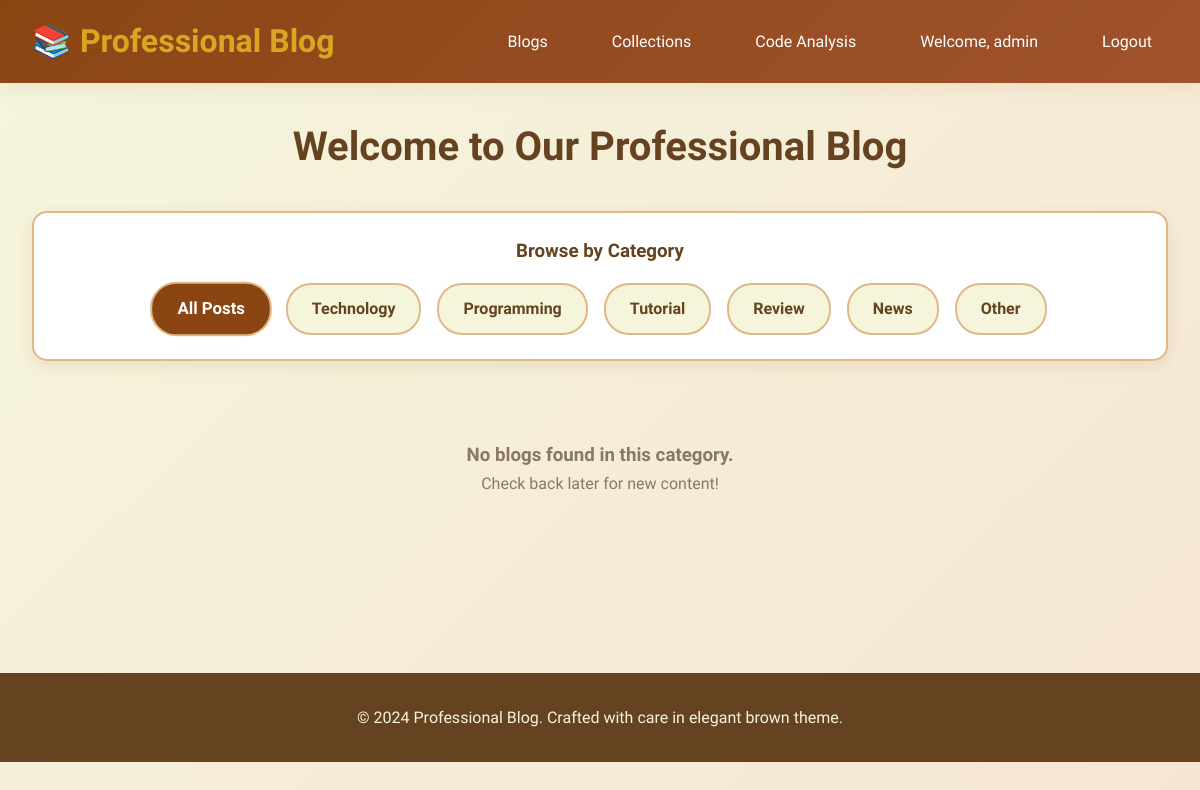
Before: /blogs/ (signed in) with the older database file.
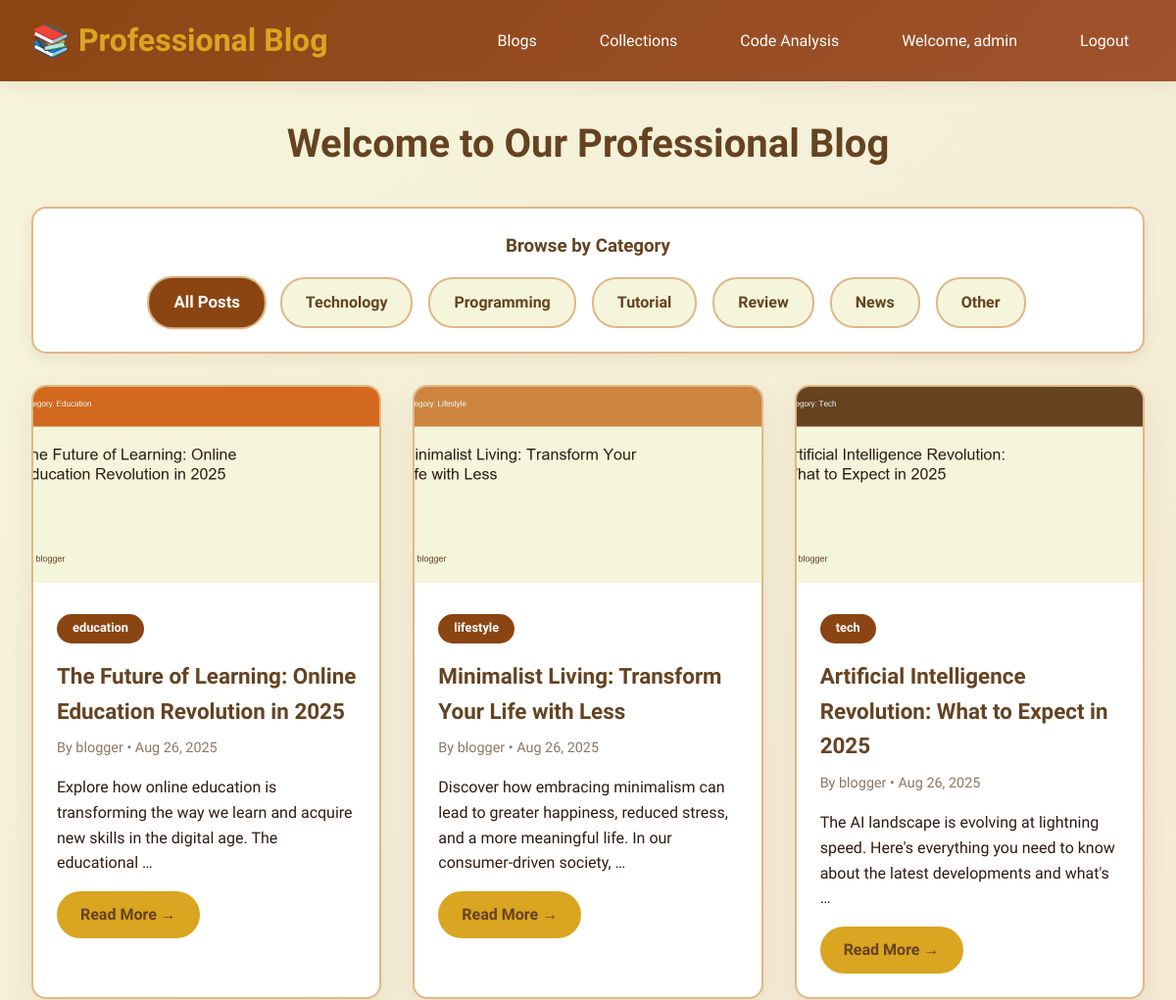
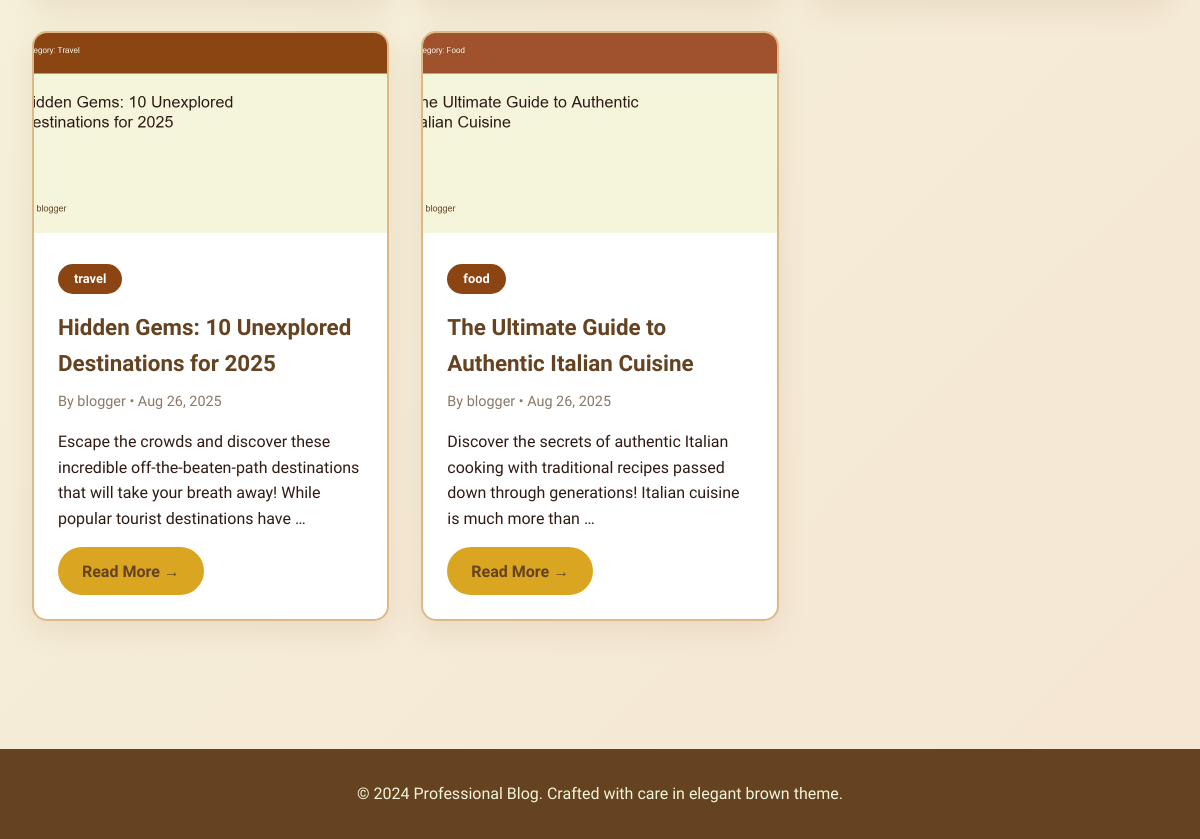
After: the same page with the newer database file (2 pictures, top to bottom).
### blogapp/models.py (models this page shows, shortened)
class Blog(models.Model):
    CATEGORY_CHOICES = [
        ('Technology', 'Technology'),
        ('Programming', 'Programming'),
        ('Tutorial', 'Tutorial'),
        ('Review', 'Review'),
        ('News', 'News'),
        ('Other', 'Other'),
    ]
    title = models.CharField(max_length=200)
    content = models.TextField()
    author = models.ForeignKey(User, on_delete=models.CASCADE)
    category = models.CharField(max_length=50, choices=CATEGORY_CHOICES, default='Other')
    created_at = models.DateTimeField(auto_now_add=True)
    updated_at = models.DateTimeField(auto_now=True)
    image = models.ImageField(upload_to='blog_images/', blank=True, null=True)

### blogapp/views.py (the view)
# urls.py: path('blogs/', views.blog_list, name='blog_list'),  # Blog list (requires auth)
@login_required
def blog_list(request):
    category = request.GET.get('category')
    blogs = Blog.objects.all().order_by('-created_at')
    if category:
        blogs = blogs.filter(category=category)
    for blog in blogs:
        if not blog.image:
            from .utils import generate_blog_image
            generated_image = generate_blog_image(blog.title, blog.category, blog.author.username)
            if generated_image:
                blog.image = generated_image
                blog.save()
    paginator = Paginator(blogs, 6)  # 6 blogs per page
    page_number = request.GET.get('page')
    page_obj = paginator.get_page(page_number)
    context = {
        'blogs': page_obj,
        'categories': Blog.CATEGORY_CHOICES,
        'current_category': category,
        'is_paginated': page_obj.has_other_pages(),
        'page_obj': page_obj,
    }
    return render(request, 'blog/blog_list.html', context)

### templates/blog/blog_list.html (shortened to what this page needs)
{% extends 'base.html' %}
{% load static %}
{% block content %}
<div class="hero-section">
    <h1 style="text-align: center; color: var(--dark-brown); margin-bottom: 2rem; font-size: 2.5rem;">
        Welcome to Our Professional Blog
    </h1>
</div>
<div class="category-filter">
    <h3 style="text-align: center; margin-bottom: 1rem; color: var(--dark-brown);">Browse by Category</h3>
    <div class="category-pills">
        <a href="{% url 'blog_list' %}" class="category-pill {% if not current_category %}active{% endif %}">
            All Posts
        </a>
        {% for category_key, category_name in categories %}
            <a href="{% url 'blog_list' %}?category={{ category_key }}"
               class="category-pill {% if current_category == category_key %}active{% endif %}">
                {{ category_name }}
            </a>
        {% endfor %}
    </div>
</div>
<div class="blog-grid">
    {% for blog in blogs %}
        <article class="blog-card">
            {% if blog.image %}
                <img src="{{ blog.image.url }}" alt="{{ blog.title }}" class="blog-image">
            {% else %}
                <div class="blog-image" style="background: linear-gradient(45deg, var(--light-brown), var(--cream)); display: flex; align-items: center; justify-content: center; color: var(--dark-brown); font-size: 1.2rem;">
                    📝 {{ blog.category }}
                </div>
            {% endif %}
            <div class="blog-content">
                <span class="blog-category">{{ blog.category }}</span>
                <h2 class="blog-title">{{ blog.title }}</h2>
                <div class="blog-meta">
                    By {{ blog.author.username }} • {{ blog.created_at|date:"M d, Y" }}
                </div>
                <p class="blog-excerpt">
                    {{ blog.content|truncatewords:20 }}
                </p>
                <a href="{% url 'blog_detail' blog.id %}" class="read-more">
                    Read More →
                </a>
            </div>
        </article>
    {% empty %}
        <div style="grid-column: 1/-1; text-align: center; padding: 3rem; color: var(--text-light);">
            <h3>No blogs found in this category.</h3>
            <p>Check back later for new content!</p>
        </div>
    {% endfor %}
</div>
{% endblock %}

### templates/base.html (shortened to what this page needs)
{% load static %}
<!DOCTYPE html>
<html lang="en">
<head>
    <link rel="stylesheet" href="{% static 'css/style.css' %}">
</head>
<body>
    <header class="header">
        <nav class="navbar">
            {% if user.is_authenticated %}
                <a href="{% url 'blog_list' %}" class="logo">📚 Professional Blog</a>
            {% else %}
                <a href="{% url 'home' %}" class="logo">📚 Professional Blog</a>
            {% endif %}
            <ul class="nav-links">
                {% if user.is_authenticated %}
                    <li><a href="{% url 'blog_list' %}">Blogs</a></li>
                    <li><a href="{% url 'collections' %}">Collections</a></li>
                    <li><a href="{% url 'code_analysis' %}">Code Analysis</a></li>
                    <li><a href="#">Welcome, {{ user.username }}</a></li>
                    <li><a href="{% url 'logout' %}">Logout</a></li>
                {% else %}
                    <li><a href="{% url 'home' %}">Home</a></li>
                    <li><a href="{% url 'login' %}">Login</a></li>
                    <li><a href="{% url 'register' %}">Register</a></li>
                {% endif %}
            </ul>
        </nav>
    </header>
    <main class="container">
        {% block content %}
        {% endblock %}
    </main>
    <footer class="footer">
        <p>&copy; 2024 Professional Blog. Crafted with care in elegant brown theme.</p>
    </footer>
</body>
</html>

### static/css/style.css (style rules this page uses)
:root { --primary-brown: #8B4513; --secondary-brown: #A0522D; --light-brown: #DEB887; --dark-brown: #654321; --cream: #F5F5DC; --beige: #F5E6D3; --accent-gold: #DAA520; --text-dark: #2F1B14; --text-light: #8B7765; --shadow: rgba(139, 69, 19, 0.1); }
* { margin: 0; padding: 0; box-sizing: border-box; }
body { font-family: 'Georgia', 'Times New Roman', serif; background: linear-gradient(135deg, var(--cream) 0%, var(--beige) 100%); color: var(--text-dark); line-height: 1.6; min-height: 100vh; }
.header { background: linear-gradient(135deg, var(--primary-brown) 0%, var(--secondary-brown) 100%); color: white; padding: 1rem 0; box-shadow: 0 4px 20px var(--shadow); position: sticky; top: 0; z-index: 100; }
.navbar { display: flex; justify-content: space-between; align-items: center; max-width: 1200px; margin: 0 auto; padding: 0 2rem; }
.logo { font-size: 2rem; font-weight: bold; color: var(--accent-gold); text-decoration: none; }
.nav-links { display: flex; list-style: none; gap: 2rem; }
.nav-links a { color: white; text-decoration: none; padding: 0.5rem 1rem; border-radius: 25px; transition: all 0.3s ease; }
.container { max-width: 1200px; margin: 0 auto; padding: 2rem; }
.blog-grid { display: grid; grid-template-columns: repeat(auto-fit, minmax(350px, 1fr)); gap: 2rem; margin: 2rem 0; }
.blog-card { background: white; border-radius: 15px; overflow: hidden; box-shadow: 0 10px 30px var(--shadow); transition: all 0.3s ease; border: 2px solid var(--light-brown); }
.blog-image { width: 100%; height: 200px; object-fit: cover; background: var(--light-brown); }
.blog-content { padding: 1.5rem; }
.blog-category { display: inline-block; padding: 0.3rem 1rem; background: var(--primary-brown); color: white; border-radius: 20px; font-size: 0.8rem; margin-bottom: 1rem; font-weight: 600; }
.blog-title { font-size: 1.4rem; margin-bottom: 0.5rem; color: var(--dark-brown); font-weight: bold; }
.blog-meta { color: var(--text-light); font-size: 0.9rem; margin-bottom: 1rem; }
.blog-excerpt { color: var(--text-dark); margin-bottom: 1rem; }
.read-more { background: var(--accent-gold); color: var(--dark-brown); padding: 0.7rem 1.5rem; text-decoration: none; border-radius: 25px; font-weight: 600; transition: all 0.3s ease; display: inline-block; }
.category-filter { background: white; padding: 1.5rem; border-radius: 15px; box-shadow: 0 5px 15px var(--shadow); margin-bottom: 2rem; border: 2px solid var(--light-brown); }
.category-pills { display: flex; flex-wrap: wrap; gap: 1rem; justify-content: center; }
.category-pill { padding: 0.7rem 1.5rem; background: var(--cream); color: var(--dark-brown); text-decoration: none; border-radius: 25px; border: 2px solid var(--light-brown); transition: all 0.3s ease; font-weight: 600; }
.category-pill:hover, .category-pill.active { background: var(--primary-brown); color: white; transform: scale(1.05); }
.footer { background: var(--dark-brown); color: var(--cream); text-align: center; padding: 2rem; margin-top: 4rem; }

Changed rows visible on the page:
added Blog: image (picture), category "education", title "The Future of Learning: Online Education Revolution in 2025", author.username "blogger", created_at "Aug 26, 2025", content "Explore how online education is transforming the way we learn and acquire new skills in the digital age. The educational …"
added Blog: image (picture), category "lifestyle", title "Minimalist Living: Transform Your Life with Less", author.username "blogger", created_at "Aug 26, 2025", content "Discover how embracing minimalism can lead to greater happiness, reduced stress, and a more meaningful life. In our consumer-driven society, …"
added Blog: image (picture), category "tech", title "Artificial Intelligence Revolution: What to Expect in 2025", author.username "blogger", created_at "Aug 26, 2025", content "The AI landscape is evolving at lightning speed. Here's everything you need to know about the latest developments and what's …"
added Blog: image (picture), category "travel", title "Hidden Gems: 10 Unexplored Destinations for 2025", author.username "blogger", created_at "Aug 26, 2025", content "Escape the crowds and discover these incredible off-the-beaten-path destinations that will take your breath away! While popular tourist destinations have …"
added Blog: image (picture), category "food", title "The Ultimate Guide to Authentic Italian Cuisine", author.username "blogger", created_at "Aug 26, 2025", content "Discover the secrets of authentic Italian cooking with traditional recipes passed down through generations! Italian cuisine is much more than …"
Other visible differences:
text no longer shown: "No blogs found in this category. Check back later for new content!"
